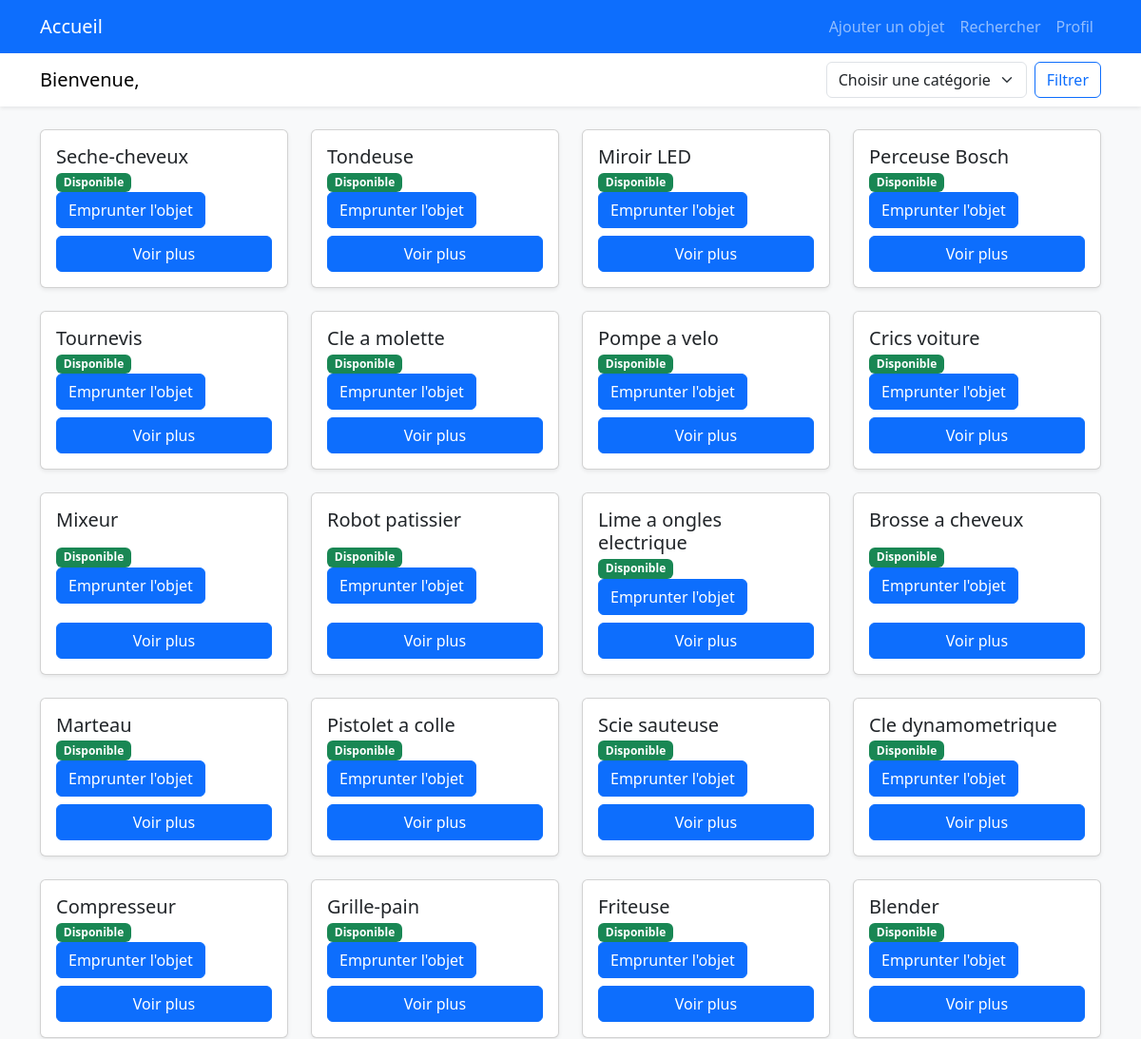
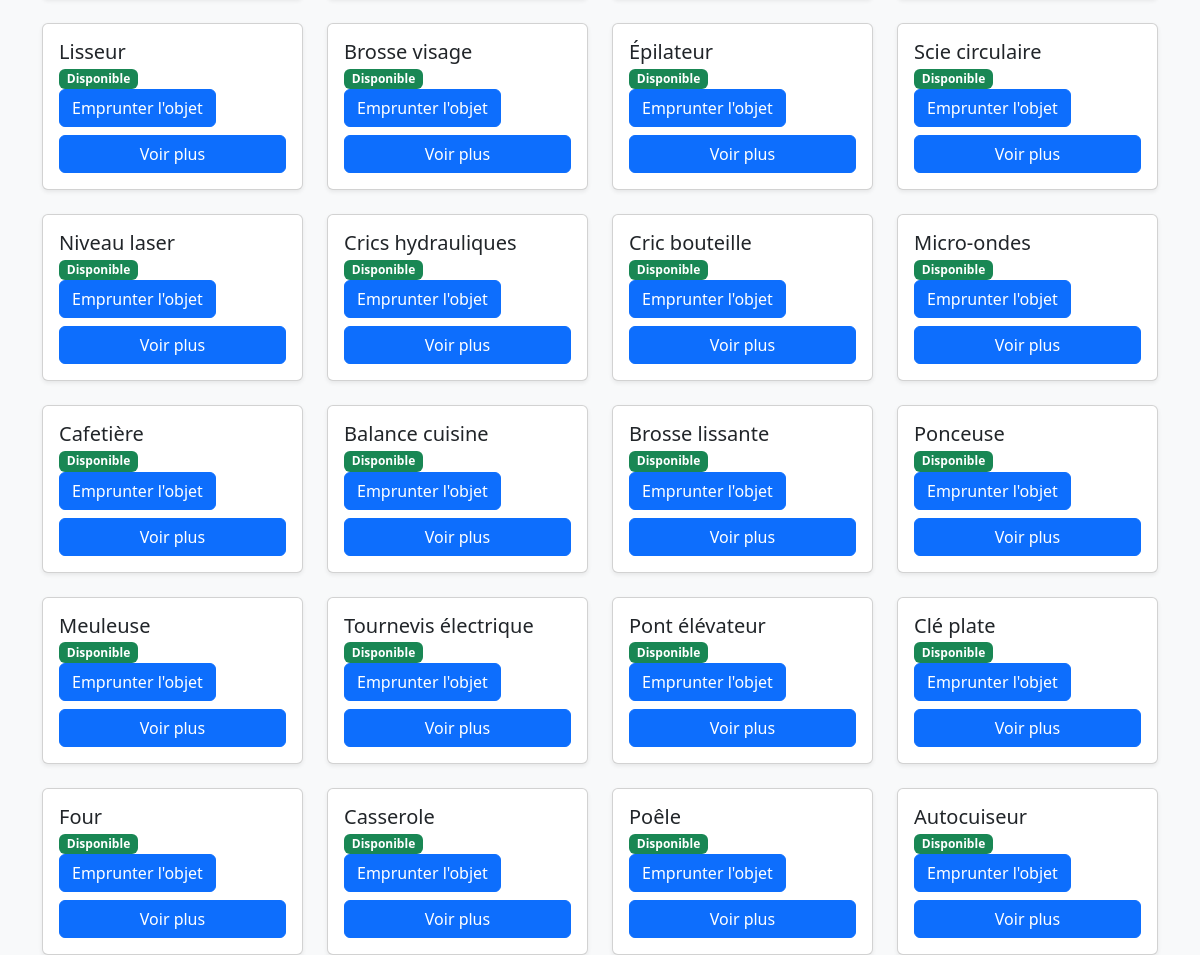
Page /pages/accueil.php on the committed database (2 pictures, top to bottom).
### tables this page shows
CREATE TABLE obj_objet(
    id_objet INT AUTO_INCREMENT  PRIMARY KEY,
    nom_objet VARCHAR(50),
    id_categorie INT,
    id_membre INT,
    FOREIGN KEY (id_membre) REFERENCES obj_membres(id_membre),
    FOREIGN KEY (id_categorie) REFERENCES obj_categorie_objet(id_categorie)
);

### inc/base.php (called while the page is built)
<?php
    function base() {
        return mysqli_connect("localhost" ,"root","","objet");
    }

### pages/accueil.php (the view, shortened to what this page needs)
<?php
include("../inc/function.php");
$membre = getMembre($_SESSION['id_membre']);
$resultat = ($_SERVER['REQUEST_METHOD'] == 'POST') ?filtreParCategorie($_POST['categorie']) : getListeObjet();
?>
<!DOCTYPE html>
<html lang="fr">
<head>
    <?= $bootstrap ?>
</head>
<body class="bg-light">
    <?php include("../inc/nav.php"); ?>
    <nav class="navbar navbar-expand-lg bg-white shadow-sm mb-4">
        <div class="container">
            <span class="navbar-brand">Bienvenue, <?= htmlspecialchars($membre['nom']) ?></span>
            <form class="d-flex" action="accueil.php" method="post">
                <select class="form-select me-2" name="categorie" required>
                    <option value="0" disabled selected>Choisir une catégorie</option>
                </select>
                <button type="submit" class="btn btn-outline-primary">Filtrer</button>
            </form>
        </div>
    </nav>
    <div class="container">
        <div class="row justify-content-center g-4">
            <?php while ($data = mysqli_fetch_assoc($resultat)) { ?>
                <div class="col-sm-6 col-md-4 col-lg-3">
                    <article class="card shadow-sm h-100">
                        <div class="card-body d-flex flex-column justify-content-between">
                            <h5 class="card-title"><?= $data['nom_objet'] ?></h5>
                            <h6 class="card-subtitle mb-2 text-muted">
                                <?php if (enCours($data['id_objet']) == 0) { ?>
                                    <span class="badge bg-success">Disponible</span>
                                    <a href="emprunt.php?id_objet=<?= $data['id_objet'] ?>" class="btn btn-primary">Emprunter
                                        l'objet</a>
                                <?php } else { ?>
                                    <span class="badge bg-warning text-dark">
                                        Emprunté - dispo le <?= enCours($data['id_objet']) ?>
                                    </span>
                                <?php } ?>
                            </h6>
                            <a href="fiche_objet.php?id_objet=<?= $data['id_objet'] ?>" class="btn btn-primary">Voir
                                plus</a>
                        </div>
                    </article>
                </div>
            <?php } ?>
        </div>
    </div>
</body>
</html>

### inc/function.php (shortened to what this page needs)
<?php
include 'base.php';
$bootstrap = "<link rel='stylesheet' href='../assets/bootstrap/css/bootstrap.min.css'>";
function getListeObjet()
{
    $requette = "SELECT id_objet,nom_objet FROM obj_objet";
    return mysqli_query(base(), $requette);
}
function enCours($id_objet)
{
    $requette = "SELECT * FROM obj_emprunt WHERE id_objet = %s AND date_retour > NOW()";
    $requette = sprintf($requette, $id_objet);
    $resultat = mysqli_query(base(), $requette);
    if ((mysqli_num_rows($resultat)) == 0) {
        return 0;
    } else {
        return mysqli_fetch_assoc($resultat)['date_retour'];
    }
}

### inc/nav.php (shortened to what this page needs)
<nav class="navbar navbar-expand-lg navbar-dark bg-primary">
  <div class="container">
    <a class="navbar-brand" href="accueil.php">Accueil</a>
    <div class="collapse navbar-collapse" id="mainNavbar">
      <ul class="navbar-nav ms-auto">
        <li class="nav-item">
          <a class="nav-link" href="ajouter_objet.php">Ajouter un objet</a>
        </li>
        <li class="nav-item">
          <a class="nav-link" href="recherche.php">Rechercher</a>
        </li>
        <li class="nav-item">
          <a class="nav-link" href="profil.php">Profil</a>
        </li>
      </ul>
    </div>
  </div>
</nav>

### rows in the picture
obj_objet: nom_objet "Seche-cheveux"
obj_objet: nom_objet "Tondeuse"
obj_objet: nom_objet "Miroir LED"
obj_objet: nom_objet "Perceuse Bosch"
obj_objet: nom_objet "Tournevis"
obj_objet: nom_objet "Cle a molette"
obj_objet: nom_objet "Pompe a velo"
obj_objet: nom_objet "Crics voiture"
obj_objet: nom_objet "Mixeur"
obj_objet: nom_objet "Robot patissier"
obj_objet: nom_objet "Lime a ongles electrique"
obj_objet: nom_objet "Brosse a cheveux"
obj_objet: nom_objet "Marteau"
obj_objet: nom_objet "Pistolet a colle"
obj_objet: nom_objet "Scie sauteuse"
obj_objet: nom_objet "Cle dynamometrique"
obj_objet: nom_objet "Compresseur"
obj_objet: nom_objet "Grille-pain"
obj_objet: nom_objet "Friteuse"
obj_objet: nom_objet "Blender"
obj_objet: nom_objet "Lisseur"
obj_objet: nom_objet "Brosse visage"
obj_objet: nom_objet "Épilateur"
obj_objet: nom_objet "Scie circulaire"
obj_objet: nom_objet "Niveau laser"
obj_objet: nom_objet "Crics hydrauliques"
obj_objet: nom_objet "Cric bouteille"
obj_objet: nom_objet "Micro-ondes"
obj_objet: nom_objet "Cafetière"
obj_objet: nom_objet "Balance cuisine"
obj_objet: nom_objet "Brosse lissante"
obj_objet: nom_objet "Ponceuse"
obj_objet: nom_objet "Meuleuse"
obj_objet: nom_objet "Tournevis électrique"
obj_objet: nom_objet "Pont élévateur"
obj_objet: nom_objet "Clé plate"
obj_objet: nom_objet "Four"
obj_objet: nom_objet "Casserole"
obj_objet: nom_objet "Poêle"
obj_objet: nom_objet "Autocuiseur"
